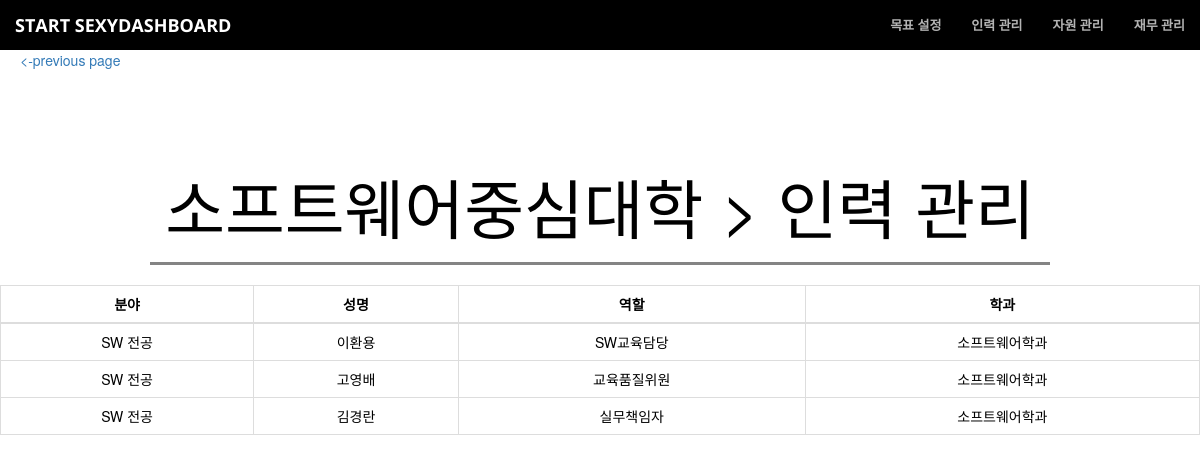
Page /businesses1/worker/ (signed in) on the committed database.
### businesses/models.py (models this page shows, shortened)
class Business(models.Model):
    business_name = models.CharField(max_length=100)
    explanation = models.CharField(max_length=1000, blank=True, null=True, default = '')

class Worker(models.Model):
    name = models.CharField(max_length=50)
    address =models.CharField(max_length=100)
    email = models.EmailField()
    role = models.CharField(max_length=50, blank=True, null=True, default = '')
    business_name = models.ForeignKey(Business, blank=True, null=True)
    department = models.CharField(max_length=50)
    age = models.IntegerField(default=20)
    major = models.CharField(max_length=50)

### businesses/views.py (the view)
# urls.py: url(r'^(?P<business_id>\d+)/worker/$', views.worker, name='worker'),
def worker(request, business_id):
    business = get_object_or_404(Business, pk=business_id)
    return render(request, 'businesses/worker_detail.html', {'business': business})

### businesses/templates/businesses/worker_detail.html (shortened to what this page needs)
{% extends 'businesses/base.html' %}
{% load staticfiles %}
{% block content %}
<div style="width:100%; height:50px; background-color:black;">
</div>
<a href="{% url 'businesses:menu' business.id %}" style="margin-left:20px;text-decoration: none;"> <-previous page</a>
    <header>
        <div class="header-content">
            <div class="header-content-inner">
                {% if user and not user.is_anonymous %}
                <h1> {{ business.business_name }} > 인력 관리 </h1>
                <hr class="dark">
                    <table class="table table-bordered" >
                        <thead>
                        <tr>
                            <td><B>분야</B></td>
                            <td><B>성명</B></td>
                            <td><B>역할</B></td>
                            <td><B>학과</B></td>
                        </tr>
                        </thead>
                        <tbody>
                        {% for worker in business.worker_set.all %}
                        <tr>
                            <td>{{ worker.major }}</td>
                            <td>{{ worker.name }}</td>
                            <td>{{ worker.role }}</td>
                            <td>{{ worker.department }}</td>
                        </tr>
                        {% endfor %}
                    </table>
               {% else %}
                  <h1>Your Favorite Source of Free Bootstrap Themes</h1>
                  <hr>
                  <p>Start Bootstrap can help you build better websites using the Bootstrap CSS framework! Just download your template and start going, no strings attached!</p>
                  <a href="#about" class="btn btn-primary btn-xl page-scroll">Find Out More</a>
                {% endif %}
            </div>
        </div>
    </header>
{% endblock content %}

### businesses/static/css/creative2.css (style rules this page uses)
header { position: relative; width: 100%; min-height: auto; text-align: center; color: #000; background-position: center; -webkit-background-size: cover; -moz-background-size: cover; background-size: cover; -o-background-size: cover; }
hr { max-width: 900px; border-color: #848484; border-width: 3px; }
.header-content h1 { margin-top:100px; }

### rows in the picture
Business: business_name "소프트웨어중심대학"
Worker: major "SW 전공", name "이환용", role "SW교육담당", department "소프트웨어학과"
Worker: major "SW 전공", name "고영배", role "교육품질위원", department "소프트웨어학과"
Worker: major "SW 전공", name "김경란", role "실무책임자", department "소프트웨어학과"
